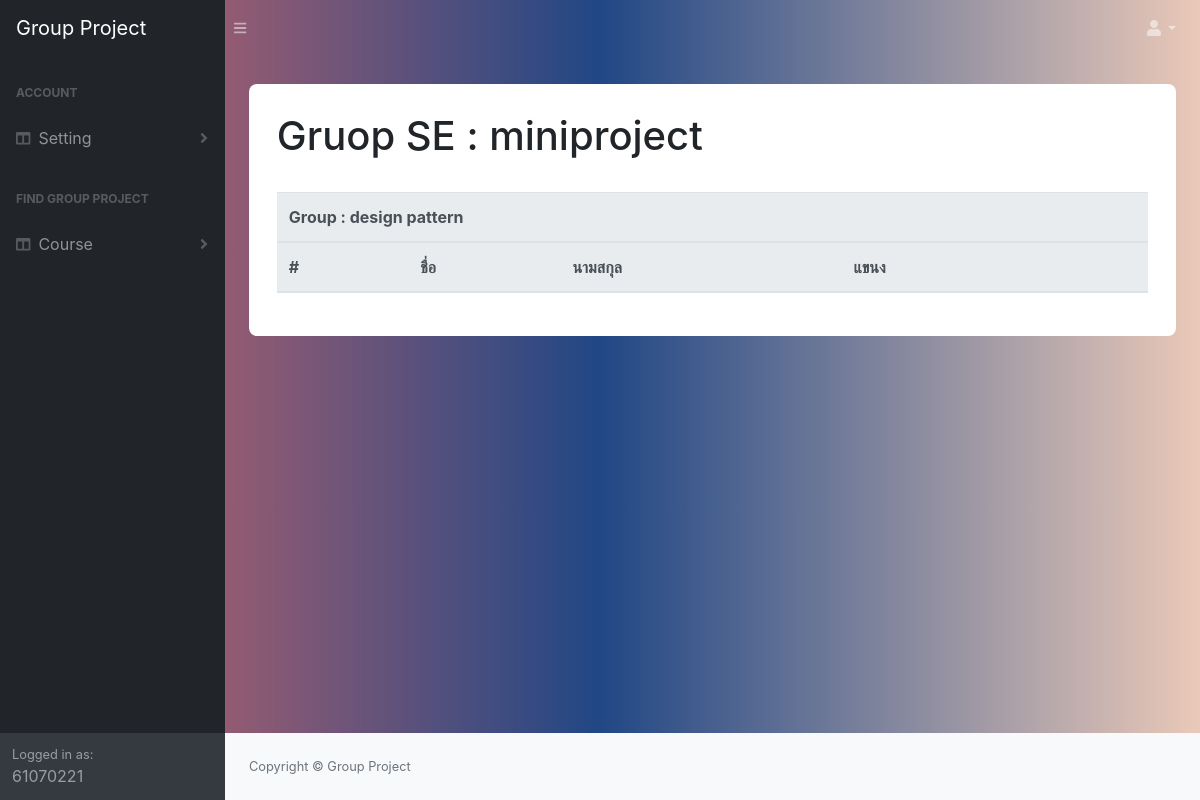
The page /view_group/4/19/5/ (signed in) on the database its author committed.
### manage_app/models.py (models this page shows)
class Course(models.Model):
   name = models.CharField(max_length=50)
   desc = models.TextField()
   student = models.ManyToManyField(Student, through='Student_Enroll')
   project = models.ManyToManyField(Project, through='Course_Assign')

class Project(models.Model):
   name = models.CharField( max_length=50)
   desc = models.TextField()
   min_member = models.IntegerField()
   mex_member = models.IntegerField()

class Group(models.Model):
   name = models.CharField( max_length=50)
   project_topic = models.CharField( max_length=50)
   project_id = models.ForeignKey(Project, on_delete=models.CASCADE)
   create = models.ManyToManyField(Student, through='Student_Create', related_name='created')
   join = models.ManyToManyField(Student, through='Student_Join', related_name='Join_group')

### manage_app/views.py (the view)
# urls.py: path('view_group/<int:course_id>/<int:project_id>/<int:group_id>/',views.viewMember, name='view_member') ,
@login_required
@permission_required('manage_app.view_student_join')
def viewMember(request, course_id, project_id, group_id):
    try:
        course = Course.objects.get(pk = course_id)
        group = Group.objects.get(pk = group_id)
        creater = Student_Create.objects.get(group_id = group_id)
        project = Project.objects.get(pk = project_id)
    except Course.DoesNotExist:
        return redirect('view_group', course_id, project_id)
    except Group.DoesNotExist:
        return redirect('view_group', course_id, project_id)
    except Student_Create.DoesNotExist:
        return redirect('view_group', course_id, project_id)
    except Project.DoesNotExist:
        return redirect('view_group', course_id, project_id)
    return render(request, 'manage_app/member.html',context={'group':group,
                                                                'project' : project,
                                                                'course' : course,
                                                                'creater': creater,
                                                                })

### manage_app/templates/manage_app/member.html (shortened to what this page needs)
{% extends 'base.html' %}
{% block content %}
{% load static %}
<body onload = 'initialize ()'>
<div class="container emp-profile" >
<h1>Gruop {{course.name}} : {{project.name}}</h1>
<table class="table">
  <thead class="thead-light">
    <tr>
      <th scope="col" colspan = '5'>Group : {{group.name}}</th>
    </tr>
    <tr>
      <th scope="col">#</th>
      <th scope="col">ชื่อ</th>
      <th scope="col">นามสกุล</th>
      <th scope="col">แขนง</th>
      <th scope="col"></th>
    </tr>
  </thead>
</table>
  <b><p id = 'delete_error'class = "text-danger">{{error}}</p><b>
</body>
{% endblock %}

### templates/base.html (shortened to what this page needs)
<!DOCTYPE html> {% load static %}
<html lang="en">
    <head>
        <link href="{% static 'css/styles.css' %}" rel="stylesheet" />
        <link href="{% static 'css/front.css' %}" rel="stylesheet" />
        <link href="https://cdn.datatables.net/1.10.20/css/dataTables.bootstrap4.min.css" rel="stylesheet" />
    </head>
    <body class="sb-nav-fixed">
        <nav class="sb-topnav navbar navbar-expand navbar-dark " >
            <a class="navbar-brand" href="{%url 'find_project_home' %}">Group Project</a><button class="btn btn-link btn-sm order-1 order-lg-0" id="sidebarToggle" href="#"><i class="fas fa-bars"></i></button
            >
            <ul class="navbar-nav ml-auto ml-md-0">
                <li class="nav-item dropdown">
                    <a class="nav-link dropdown-toggle" id="userDropdown" href="#" role="button" data-toggle="dropdown" aria-haspopup="true" aria-expanded="false"><i class="fas fa-user fa-fw"></i></a>
                </li>
            </ul>
        </nav>
        <div id="layoutSidenav">
            <div id="layoutSidenav_nav">
                <nav class="sb-sidenav accordion sb-sidenav-dark" id="sidenavAccordion">
                    <div class="sb-sidenav-menu">
                        <div class="nav">
                        {% if perms.auth.view_user %}
                          <div class="sb-sidenav-menu-heading">Account </div>
                            <a class="nav-link collapsed" href="#" data-toggle="collapse" data-target="#collapseLayouts" aria-expanded="false" aria-controls="collapseLayouts"
                                ><div class="sb-nav-link-icon"><i class="fas fa-columns"></i></div>
                                Setting
                                <div class="sb-sidenav-collapse-arrow"><i class="fas fa-angle-down"></i></div
                            ></a>
                       {% endif %}
                            <div class="sb-sidenav-menu-heading">Find Group Project</div>
                            <a class="nav-link collapsed" href="#" data-toggle="collapse" data-target="#collapseLayouts" aria-expanded="false" aria-controls="collapseLayouts"
                                ><div class="sb-nav-link-icon"><i class="fas fa-columns"></i></div>
                                Course
                                <div class="sb-sidenav-collapse-arrow"><i class="fas fa-angle-down"></i></div
                            ></a>
                        </div>
                    </div>
                    <div class="sb-sidenav-footer">
                        <div class="small">Logged in as:</div>
                        {{request.user.username}}
                    </div>
                </nav>
            </div>
            <div id="layoutSidenav_content">
                <main>
                    <div class="container-fluid">
                      {% block content %}
                      {% endblock  %}
                    </div>
                </main>
                <footer class="py-4 bg-light mt-auto">
                    <div class="container-fluid">
                        <div class="d-flex align-items-center justify-content-between small">
                            <div class="text-muted">Copyright &copy; Group Project </div>
                        </div>
                    </div>
                </footer>
            </div>
        </div>
    </body>
</html>

### static/css/front.css (style rules this page uses)
body { background: -webkit-linear-gradient(left, #D96767, #214785, #EAC9B8); }
.emp-profile { padding: 3%; margin-top: 3%; margin-bottom: 3%; border-radius: 0.5rem; background: #fff; }

### rows shown on the page
Course: name "SE"
Project: name "miniproject"
Group: name "design pattern"

### other values the page prints
{{ request.user.username }} "61070221"
